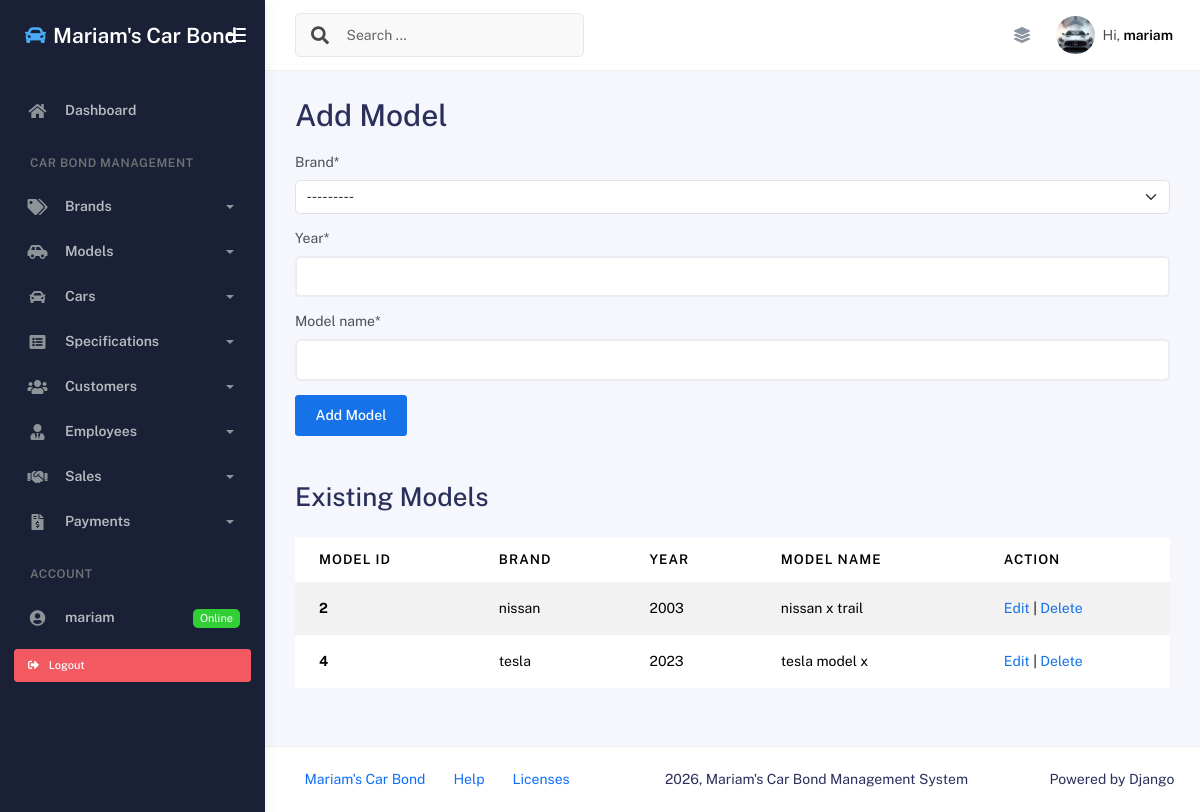
The app's page /add_model/ (signed in) with its own data.
### App/models.py (models this page shows, shortened)
class Model(models.Model):
    brand = models.ForeignKey(Brand, on_delete=models.CASCADE)
    year = models.PositiveIntegerField()
    model_name = models.CharField(max_length=50)

class Brand(models.Model):
    brand_name = models.CharField(max_length=50)
    def __str__(self):
        return self.brand_name

### App/views.py (the view)
# urls.py: path('add_model/', add_model_view, name='add_model_page'),
@login_required
def add_model_view(req):
    message = None
    if req.method == "POST":
        model_form = ModelForm(req.POST)
        if model_form.is_valid():
            model_form.save()
            message = "Model Added Successfully"
            model_form = ModelForm()
    else:
        model_form = ModelForm()
    models = Model.objects.select_related('brand').all()
    context = {'form': model_form, 'msg': message, 'models': models}
    return render(req, "add_model.html", context)

### App/forms.py
class ModelForm(DjangoModelForm):
    class Meta:
        model = Model
        fields = ("brand", "year", "model_name")

### App/templates/add_model.html (shortened to what this page needs)
{% extends 'base.html' %}
{% load crispy_forms_tags %}
{% block content %}
    <h1>Add Model</h1>
    <form method="POST" class="mt-3 mb-5">
        {{ form|crispy }}
        <input type="submit" value="Add Model" class="btn btn-primary">
    </form>
    <h2>Existing Models</h2>
    <div class="table-responsive">
        <table class="table table-striped mt-3">
            <thead>
                <tr>
                    <th scope="col">Model ID</th>
                    <th scope="col">Brand</th>
                    <th scope="col">Year</th>
                    <th scope="col">Model Name</th>
                    <th scope="col">Action</th>
                </tr>
            </thead>
            <tbody>
                {% for model in models %}
                    <tr>
                        <th scope="row">{{ model.id }}</th>
                        <td>{{ model.brand.brand_name }}</td>
                        <td>{{ model.year }}</td>
                        <td>{{ model.model_name }}</td>
                        <td>
                            <a href="{% url 'edit_model_page' model.id %}">Edit</a> |
                            <a href="{% url 'delete_model_page' model.id %}"
                               onclick="return confirm('Are you sure you want to delete this model?')">Delete</a>
                        </td>
                    </tr>
                {% empty %}
                    <tr>
                        <td colspan="5" class="text-center">No models added yet.</td>
                    </tr>
                {% endfor %}
            </tbody>
        </table>
    </div>
{% endblock content %}

### App/templates/base.html (shortened to what this page needs)
{% load static %}
<!DOCTYPE html>
<html lang="en">
<head>
    <link rel="stylesheet" href="{% static 'assets/css/bootstrap.min.css' %}" />
    <link rel="stylesheet" href="{% static 'assets/css/plugins.min.css' %}" />
    <link rel="stylesheet" href="{% static 'assets/css/kaiadmin.min.css' %}" />
</head>
<body>
    <div class="wrapper">
      <div class="sidebar" data-background-color="dark">
        <div class="sidebar-logo">
          <div class="logo-header" data-background-color="dark">
            <a href="{% url 'index_page' %}" class="logo text-white text-decoration-none d-flex align-items-center">
              <i class="fas fa-car text-info me-2 fs-4"></i>
              <span class="fw-bold fs-4 text-white">Mariam's Car Bond</span>
            </a>
            <div class="nav-toggle">
              <button class="btn btn-toggle toggle-sidebar">
                <i class="gg-menu-right"></i>
              </button>
            </div>
          </div>
        </div>
        <div class="sidebar-wrapper scrollbar scrollbar-inner">
          <div class="sidebar-content">
            <ul class="nav nav-secondary">
              <li class="nav-item">
                <a href="{% url 'index_page' %}">
                  <i class="fas fa-home"></i>
                  <p>Dashboard</p>
                </a>
              </li>
              <li class="nav-section">
                <h4 class="text-section">Car Bond Management</h4>
              </li>
              <li class="nav-item">
                <a data-bs-toggle="collapse" href="#brandsMenu">
                  <i class="fas fa-tags"></i>
                  <p>Brands</p>
                  <span class="caret"></span>
                </a>
              </li>
              <li class="nav-item">
                <a data-bs-toggle="collapse" href="#modelsMenu">
                  <i class="fas fa-car-side"></i>
                  <p>Models</p>
                  <span class="caret"></span>
                </a>
              </li>
              <li class="nav-item">
                <a data-bs-toggle="collapse" href="#carsMenu">
                  <i class="fas fa-car"></i>
                  <p>Cars</p>
                  <span class="caret"></span>
                </a>
              </li>
              <li class="nav-item">
                <a data-bs-toggle="collapse" href="#specsMenu">
                  <i class="fas fa-list-alt"></i>
                  <p>Specifications</p>
                  <span class="caret"></span>
                </a>
              </li>
              <li class="nav-item">
                <a data-bs-toggle="collapse" href="#customersMenu">
                  <i class="fas fa-users"></i>
                  <p>Customers</p>
                  <span class="caret"></span>
                </a>
              </li>
              <li class="nav-item">
                <a data-bs-toggle="collapse" href="#employeesMenu">
                  <i class="fas fa-user-tie"></i>
                  <p>Employees</p>
                  <span class="caret"></span>
                </a>
              </li>
              <li class="nav-item">
                <a data-bs-toggle="collapse" href="#salesMenu">
                  <i class="fas fa-handshake"></i>
                  <p>Sales</p>
                  <span class="caret"></span>
                </a>
              </li>
              <li class="nav-item">
                <a data-bs-toggle="collapse" href="#paymentsMenu">
                  <i class="fas fa-file-invoice-dollar"></i>
                  <p>Payments</p>
                  <span class="caret"></span>
                </a>
              </li>
              <li class="nav-section">
                <h4 class="text-section">Account</h4>
              </li>
              {% if user.is_authenticated %}
                <li class="nav-item">
                  <a href="#">
                    <i class="fas fa-user-circle"></i>
                    <p>{{ user.username }}</p>
                    <span class="badge badge-success">Online</span>
                  </a>
                </li>
                <li class="nav-item px-3 py-2">
                  <form method="POST" action="{% url 'logout' %}">
                    <button type="submit" class="btn btn-danger btn-sm w-100 text-start">
                      <i class="fas fa-sign-out-alt me-2"></i> Logout
                    </button>
                  </form>
                </li>
              {% endif %}
            </ul>
          </div>
        </div>
      </div>
      <div class="main-panel">
        <div class="main-header">
          <nav
            class="navbar navbar-header navbar-header-transparent navbar-expand-lg border-bottom"
          >
            <div class="container-fluid">
              <nav
                class="navbar navbar-header-left navbar-expand-lg navbar-form nav-search p-0 d-none d-lg-flex"
              >
                <div class="input-group">
                  <div class="input-group-prepend">
                    <button type="submit" class="btn btn-search pe-1">
                      <i class="fa fa-search search-icon"></i>
                    </button>
                  </div>
                  <input
                    type="text"
                    placeholder="Search ..."
                    class="form-control"
                  />
                </div>
              </nav>
              <ul class="navbar-nav topbar-nav ms-md-auto align-items-center">
                <li class="nav-item topbar-icon dropdown hidden-caret">
                  <a
                    class="nav-link"
                    data-bs-toggle="dropdown"
                    href="#"
                    aria-expanded="false"
                  >
                    <i class="fas fa-layer-group"></i>
                  </a>
                </li>
                <li class="nav-item topbar-user dropdown hidden-caret">
                  <a
                    class="dropdown-toggle profile-pic"
                    data-bs-toggle="dropdown"
                    href="#"
                    aria-expanded="false"
                  >
                    <div class="avatar-sm">
                      <img
                        src="{% static 'assets/img/car.jpg.jpg' %}"
                        alt="Car profile image"
                        class="avatar-img rounded-circle"
                      />
                    </div>
                    <span class="profile-username">
                      <span class="op-7">Hi,</span>
                      <span class="fw-bold">{{ user.username|default:"Guest" }}</span>
                    </span>
                  </a>
                </li>
              </ul>
            </div>
          </nav>
        </div>
        <div class="container">
          <div class="page-inner">
            {% block content %}
            {% endblock content %}
          </div>
        </div>
        <footer class="footer">
          <div class="container-fluid d-flex justify-content-between">
            <nav class="pull-left">
              <ul class="nav">
                <li class="nav-item">
                  <a class="nav-link" href="{% url 'index_page' %}">
                    Mariam's Car Bond
                  </a>
                </li>
                <li class="nav-item">
                  <a class="nav-link" href="#"> Help </a>
                </li>
                <li class="nav-item">
                  <a class="nav-link" href="#"> Licenses </a>
                </li>
              </ul>
            </nav>
            <div class="copyright">
              2026, Mariam's Car Bond Management System
            </div>
            <div>
              Powered by Django
            </div>
          </div>
        </footer>
      </div>
    </div>
</body>
</html>

### records on screen
Model: id "2", brand.brand_name "nissan", year "2003", model_name "nissan x trail"
Model: id "4", brand.brand_name "tesla", year "2023", model_name "tesla model x"

### other values on screen
{{ user.username }} "mariam"
{{ user.username|default:"Guest" }} "mariam"
